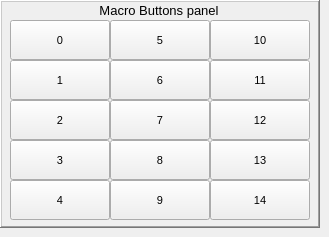
           <widget class="QWidget" name="f6s2_2_macros">
            <widget class="QFrame" name="macro_btns_panel">
             <property name="geometry">
              <rect>
               <x>0</x>
               <y>0</y>
               <width>320</width>
               <height>228</height>
              </rect>
             </property>
             <property name="frameShape">
              <enum>QFrame::WinPanel</enum>
             </property>
             <property name="frameShadow">
              <enum>QFrame::Raised</enum>
             </property>
             <widget class="QLabel" name="plab_panel_macro_buttons">
              <property name="geometry">
               <rect>
                <x>0</x>
                <y>0</y>
                <width>318</width>
                <height>21</height>
               </rect>
              </property>
              <property name="font">
               <font>
                <pointsize>10</pointsize>
                <weight>50</weight>
                <bold>false</bold>
               </font>
              </property>
              <property name="frameShape">
               <enum>QFrame::NoFrame</enum>
              </property>
              <property name="frameShadow">
               <enum>QFrame::Raised</enum>
              </property>
              <property name="text">
               <string>Macro Buttons panel</string>
              </property>
              <property name="alignment">
               <set>Qt::AlignCenter</set>
              </property>
             </widget>
             <widget class="PushButton" name="pb_f6s2_2_macro_0">
              <property name="geometry">
               <rect>
                <x>10</x>
                <y>20</y>
                <width>100</width>
                <height>40</height>
               </rect>
              </property>
              <property name="font">
               <font>
                <pointsize>8</pointsize>
               </font>
              </property>
              <property name="text">
               <string>0</string>
              </property>
             </widget>
             <widget class="PushButton" name="pb_f6s2_2_macro_10">
              <property name="geometry">
               <rect>
                <x>210</x>
                <y>20</y>
                <width>100</width>
                <height>40</height>
               </rect>
              </property>
              <property name="font">
               <font>
                <pointsize>8</pointsize>
               </font>
              </property>
              <property name="text">
               <string>10</string>
              </property>
             </widget>
             <widget class="PushButton" name="pb_f6s2_2_macro_1">
              <property name="geometry">
               <rect>
                <x>10</x>
                <y>60</y>
                <width>100</width>
                <height>40</height>
               </rect>
              </property>
              <property name="font">
               <font>
                <pointsize>8</pointsize>
               </font>
              </property>
              <property name="text">
               <string>1</string>
              </property>
             </widget>
             <widget class="PushButton" name="pb_f6s2_2_macro_6">
              <property name="geometry">
               <rect>
                <x>110</x>
                <y>60</y>
                <width>100</width>
                <height>40</height>
               </rect>
              </property>
              <property name="font">
               <font>
                <pointsize>8</pointsize>
               </font>
              </property>
              <property name="text">
               <string>6</string>
              </property>
             </widget>
             <widget class="PushButton" name="pb_f6s2_2_macro_11">
              <property name="geometry">
               <rect>
                <x>210</x>
                <y>60</y>
                <width>100</width>
                <height>40</height>
               </rect>
              </property>
              <property name="font">
               <font>
                <pointsize>8</pointsize>
               </font>
              </property>
              <property name="text">
               <string>11</string>
              </property>
             </widget>
             <widget class="PushButton" name="pb_f6s2_2_macro_2">
              <property name="geometry">
               <rect>
                <x>10</x>
                <y>100</y>
                <width>100</width>
                <height>40</height>
               </rect>
              </property>
              <property name="font">
               <font>
                <pointsize>8</pointsize>
               </font>
              </property>
              <property name="text">
               <string>2</string>
              </property>
             </widget>
             <widget class="PushButton" name="pb_f6s2_2_macro_7">
              <property name="geometry">
               <rect>
                <x>110</x>
                <y>100</y>
                <width>100</width>
                <height>40</height>
               </rect>
              </property>
              <property name="font">
               <font>
                <pointsize>8</pointsize>
               </font>
              </property>
              <property name="text">
               <string>7</string>
              </property>
             </widget>
             <widget class="PushButton" name="pb_f6s2_2_macro_12">
              <property name="geometry">
               <rect>
                <x>210</x>
                <y>100</y>
                <width>100</width>
                <height>40</height>
               </rect>
              </property>
              <property name="font">
               <font>
                <pointsize>8</pointsize>
               </font>
              </property>
              <property name="text">
               <string>12</string>
              </property>
             </widget>
             <widget class="PushButton" name="pb_f6s2_2_macro_3">
              <property name="geometry">
               <rect>
                <x>10</x>
                <y>140</y>
                <width>100</width>
                <height>40</height>
               </rect>
              </property>
              <property name="font">
               <font>
                <pointsize>8</pointsize>
               </font>
              </property>
              <property name="text">
               <string>3</string>
              </property>
             </widget>
             <widget class="PushButton" name="pb_f6s2_2_macro_8">
              <property name="geometry">
               <rect>
                <x>110</x>
                <y>140</y>
                <width>100</width>
                <height>40</height>
               </rect>
              </property>
              <property name="font">
               <font>
                <pointsize>8</pointsize>
               </font>
              </property>
              <property name="text">
               <string>8</string>
              </property>
             </widget>
             <widget class="PushButton" name="pb_f6s2_2_macro_13">
              <property name="geometry">
               <rect>
                <x>210</x>
                <y>140</y>
                <width>100</width>
                <height>40</height>
               </rect>
              </property>
              <property name="font">
               <font>
                <pointsize>8</pointsize>
               </font>
              </property>
              <property name="text">
               <string>13</string>
              </property>
             </widget>
             <widget class="PushButton" name="pb_f6s2_2_macro_4">
              <property name="geometry">
               <rect>
                <x>10</x>
                <y>180</y>
                <width>100</width>
                <height>40</height>
               </rect>
              </property>
              <property name="font">
               <font>
                <pointsize>8</pointsize>
               </font>
              </property>
              <property name="text">
               <string>4</string>
              </property>
             </widget>
             <widget class="PushButton" name="pb_f6s2_2_macro_9">
              <property name="geometry">
               <rect>
                <x>110</x>
                <y>180</y>
                <width>100</width>
                <height>40</height>
               </rect>
              </property>
              <property name="font">
               <font>
                <pointsize>8</pointsize>
               </font>
              </property>
              <property name="text">
               <string>9</string>
              </property>
             </widget>
             <widget class="PushButton" name="pb_f6s2_2_macro_14">
              <property name="geometry">
               <rect>
                <x>210</x>
                <y>180</y>
                <width>100</width>
                <height>40</height>
               </rect>
              </property>
              <property name="font">
               <font>
                <pointsize>8</pointsize>
               </font>
              </property>
              <property name="text">
               <string>14</string>
              </property>
             </widget>
             <widget class="PushButton" name="pb_f6s2_2_macro_5">
              <property name="geometry">
               <rect>
                <x>110</x>
                <y>20</y>
                <width>100</width>
                <height>40</height>
               </rect>
              </property>
              <property name="font">
               <font>
                <pointsize>8</pointsize>
               </font>
              </property>
              <property name="text">
               <string>5</string>
              </property>
             </widget>
            </widget>
           </widget>
